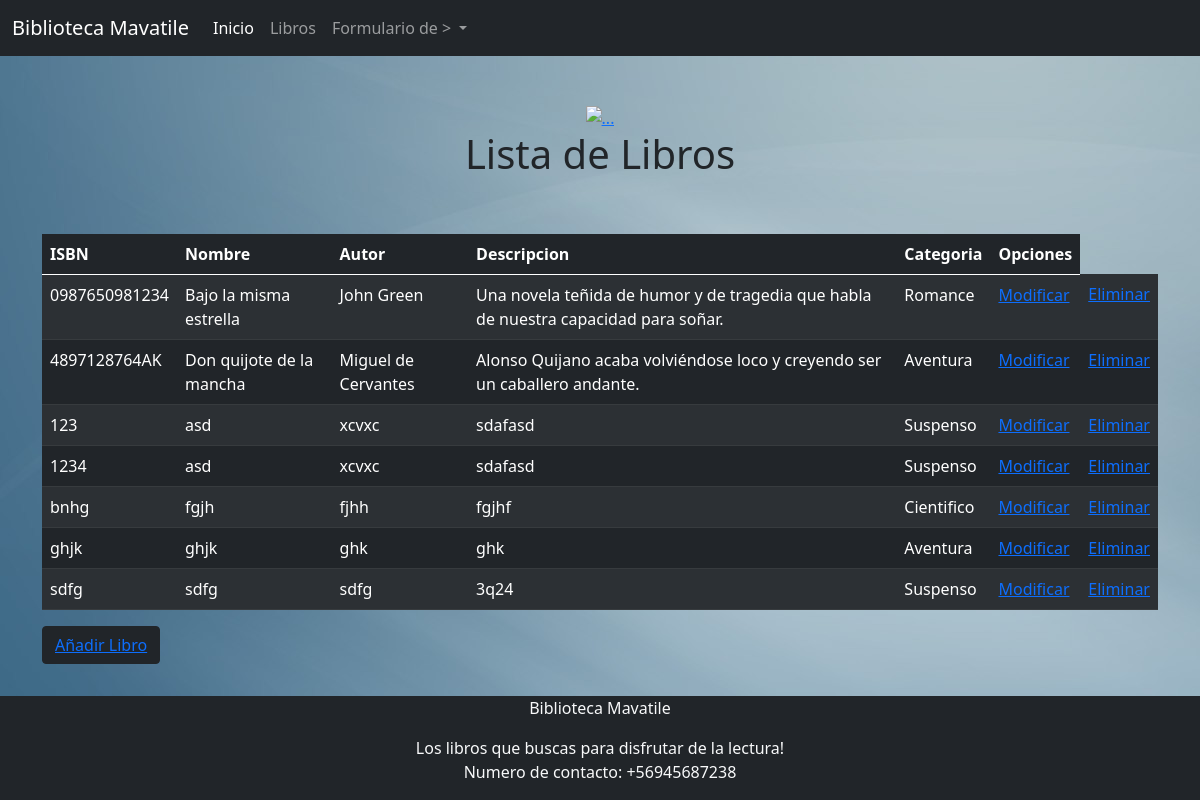
Page /libros on the earlier database version.
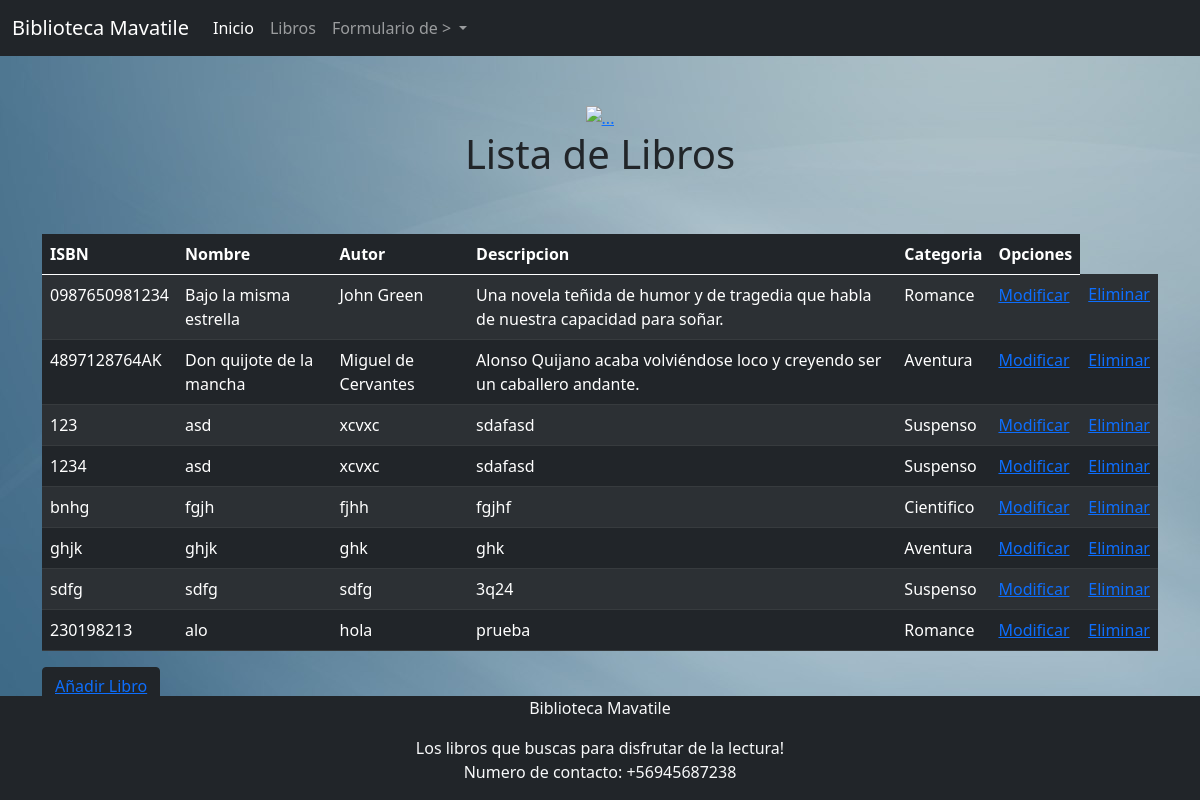
Same page on the later database version.
### core/models.py (models this page shows, shortened)
class Libro(models.Model):
    idISBN = models.CharField(max_length=13, primary_key=True, verbose_name='Id de ISBN')
    nombreLibro = models.CharField(max_length = 50, verbose_name='Nombre del Libro')
    autorLibro = models.CharField(max_length = 50, verbose_name='Nombre del Autor')
    descripcion = models.CharField(max_length = 100, verbose_name = 'Descripcion del libro')
    categoria = models.ForeignKey(Categoria, on_delete=models.CASCADE)

class Categoria(models.Model):
    idCategoria = models.IntegerField(primary_key=True, verbose_name='Id de la categoria')
    nombreCategoria = models.CharField(max_length = 50, verbose_name='Nombre de la Categoria')
    def __str__(self):
        return self.nombreCategoria

### core/views.py (the view)
# urls.py: path('libros', libros, name="libros"),
def libros(request):
    libros = Libro.objects.all()
    datos = {
        'libros' : libros
    }
    return render(request, 'core/libros.html', datos)

### core/templates/core/libros.html (shortened to what this page needs)
<!doctype html>
<html lang="es">
<head>
    <link href="https://cdn.jsdelivr.net/npm/bootstrap@5.0.1/dist/css/bootstrap.min.css" rel="stylesheet"
>
</head>
{% load static %}
<body background="{% static 'core/img/bluebg.jpg'%}">
    <nav class="navbar navbar-expand-lg navbar-dark bg-dark">
        <div class="container-fluid">
            <a class="navbar-brand" href="{% url 'inicio' %}">Biblioteca Mavatile</a>
            <div class="collapse navbar-collapse" id="navbarSupportedContent">
                <ul class="navbar-nav me-auto mb-2 mb-lg-0">
                    <li class="nav-item">
                        <a class="nav-link active" aria-current="page" href="{% url 'inicio' %}">Inicio</a>
                    </li>
                    <li class="nav-item">
                        <a class="nav-link" href="{% url 'libros' %}">Libros</a>
                    </li>
                    <li class="nav-item dropdown">
                        <a class="nav-link dropdown-toggle" href="#" id="navbarDropdown" role="button"
                            data-bs-toggle="dropdown" aria-expanded="false">
                            Formulario de >
                        </a>
                    </li>
                </ul>
            </div>
        </div>
    </nav>
    <div class="container mt-5">
        <div class="text-center">
            <a href="{% url 'inicio' %}">
                <img src="{% static 'core/img/klipartz.com.png '%}"  width="80" height="80" alt="...">
            </a>
        </div>
    </div>
    <div class="container">
        <div class="row">
            <h1 class="text-center">Lista de Libros</h1>
            <div class="my-5">
                <table class="table table-dark table-striped">
                    <thead>
                        <tr>
                            <th>ISBN</th>
                            <th>Nombre</th>
                            <th>Autor</th>
                            <th>Descripcion</th>
                            <th>Categoria</th>
                            <th>Opciones</th>
                        </tr>
                    </thead>
                    <tbody>
                    {% for li in libros %}
                    <tr>
                        <td>{{li.idISBN}}</td>
                        <td>{{li.nombreLibro}}</td>
                        <td>{{li.autorLibro}}</td>
                        <td>{{li.descripcion}}</td>
                        <td>{{li.categoria}}</td>
                        <td><a href="{% url 'mod_libro' li.idISBN %}">Modificar</a></td>
                        <td><a href="{% url 'del_libro' li.idISBN %}">Eliminar</a></td>
                    </tr>
                    {% endfor %}
                    </tbody>
                </table>
                <button class="btn btn-dark"><a href="{% url 'form_libro' %}">Añadir Libro</a></button>
            </div>
        </div>
    </div>
    <footer class="bg-light text-center text-light bg-dark fixed-bottom">
        <div class="text-center footer">
            <p>Biblioteca Mavatile</p>
            Los libros que buscas para disfrutar de la lectura!<br>
            <p>Numero de contacto: +56945687238</p>
        </div>
    </footer>
</body>
</html>

Differences in the rows shown:
added Libro: idISBN "230198213", nombreLibro "alo", autorLibro "hola", descripcion "prueba", categoria "Romance"
